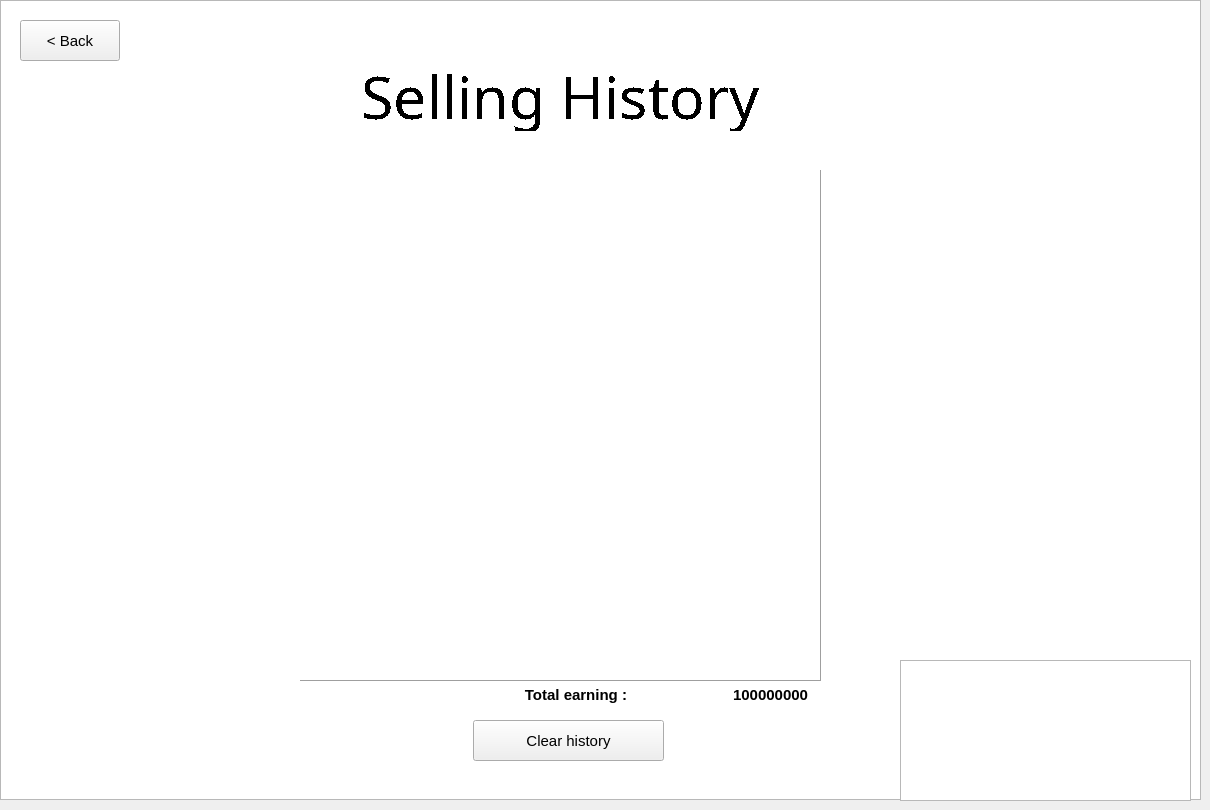
    <widget class="QWidget" name="historyPage">
     <widget class="QGraphicsView" name="graphicsView_34">
      <property name="geometry">
       <rect>
        <x>900</x>
        <y>660</y>
        <width>291</width>
        <height>141</height>
       </rect>
      </property>
      <property name="styleSheet">
       <string notr="true">border-image: url(:/new/prefix1/logo.png);</string>
      </property>
     </widget>
     <widget class="QGraphicsView" name="graphicsView_35">
      <property name="geometry">
       <rect>
        <x>0</x>
        <y>0</y>
        <width>1201</width>
        <height>800</height>
       </rect>
      </property>
      <property name="styleSheet">
       <string notr="true">border-image: url(:/new/prefix1/new.jpg);</string>
      </property>
     </widget>
     <widget class="QTableWidget" name="tableWidget">
      <property name="geometry">
       <rect>
        <x>300</x>
        <y>170</y>
        <width>521</width>
        <height>511</height>
       </rect>
      </property>
      <property name="font">
       <font>
        <pointsize>11</pointsize>
        <weight>75</weight>
        <bold>true</bold>
       </font>
      </property>
      <property name="frameShape">
       <enum>QFrame::Panel</enum>
      </property>
      <property name="frameShadow">
       <enum>QFrame::Raised</enum>
      </property>
      <property name="lineWidth">
       <number>1</number>
      </property>
      <property name="midLineWidth">
       <number>0</number>
      </property>
      <property name="editTriggers">
       <set>QAbstractItemView::NoEditTriggers</set>
      </property>
      <property name="tabKeyNavigation">
       <bool>true</bool>
      </property>
      <property name="showDropIndicator" stdset="0">
       <bool>true</bool>
      </property>
      <property name="dragDropOverwriteMode">
       <bool>true</bool>
      </property>
      <property name="alternatingRowColors">
       <bool>true</bool>
      </property>
      <property name="selectionMode">
       <enum>QAbstractItemView::NoSelection</enum>
      </property>
      <property name="iconSize">
       <size>
        <width>0</width>
        <height>0</height>
       </size>
      </property>
      <property name="textElideMode">
       <enum>Qt::ElideMiddle</enum>
      </property>
      <property name="verticalScrollMode">
       <enum>QAbstractItemView::ScrollPerPixel</enum>
      </property>
      <property name="horizontalScrollMode">
       <enum>QAbstractItemView::ScrollPerPixel</enum>
      </property>
      <property name="showGrid">
       <bool>true</bool>
      </property>
      <property name="gridStyle">
       <enum>Qt::SolidLine</enum>
      </property>
      <property name="wordWrap">
       <bool>true</bool>
      </property>
      <property name="cornerButtonEnabled">
       <bool>true</bool>
      </property>
      <attribute name="verticalHeaderShowSortIndicator" stdset="0">
       <bool>false</bool>
      </attribute>
      <attribute name="verticalHeaderStretchLastSection">
       <bool>false</bool>
      </attribute>
     </widget>
     <widget class="QPushButton" name="profileBackButton_2">
      <property name="geometry">
       <rect>
        <x>20</x>
        <y>20</y>
        <width>100</width>
        <height>41</height>
       </rect>
      </property>
      <property name="font">
       <font>
        <pointsize>11</pointsize>
        <weight>50</weight>
        <bold>false</bold>
       </font>
      </property>
      <property name="cursor">
       <cursorShape>PointingHandCursor</cursorShape>
      </property>
      <property name="text">
       <string>&lt; Back</string>
      </property>
     </widget>
     <widget class="QLabel" name="totalEarningLable">
      <property name="geometry">
       <rect>
        <x>627</x>
        <y>684</y>
        <width>181</width>
        <height>21</height>
       </rect>
      </property>
      <property name="font">
       <font>
        <pointsize>11</pointsize>
        <weight>75</weight>
        <bold>true</bold>
       </font>
      </property>
      <property name="frameShape">
       <enum>QFrame::NoFrame</enum>
      </property>
      <property name="frameShadow">
       <enum>QFrame::Plain</enum>
      </property>
      <property name="text">
       <string>100000000</string>
      </property>
      <property name="alignment">
       <set>Qt::AlignRight|Qt::AlignTrailing|Qt::AlignVCenter</set>
      </property>
     </widget>
     <widget class="QLabel" name="label_31">
      <property name="geometry">
       <rect>
        <x>446</x>
        <y>684</y>
        <width>181</width>
        <height>21</height>
       </rect>
      </property>
      <property name="font">
       <font>
        <pointsize>11</pointsize>
        <weight>75</weight>
        <bold>true</bold>
       </font>
      </property>
      <property name="frameShape">
       <enum>QFrame::NoFrame</enum>
      </property>
      <property name="frameShadow">
       <enum>QFrame::Plain</enum>
      </property>
      <property name="text">
       <string>Total earning :</string>
      </property>
      <property name="alignment">
       <set>Qt::AlignRight|Qt::AlignTrailing|Qt::AlignVCenter</set>
      </property>
     </widget>
     <widget class="QPushButton" name="clearHistory">
      <property name="geometry">
       <rect>
        <x>473</x>
        <y>720</y>
        <width>191</width>
        <height>41</height>
       </rect>
      </property>
      <property name="font">
       <font>
        <pointsize>11</pointsize>
       </font>
      </property>
      <property name="text">
       <string>Clear history</string>
      </property>
     </widget>
     <widget class="QLabel" name="label_33">
      <property name="geometry">
       <rect>
        <x>300</x>
        <y>60</y>
        <width>521</width>
        <height>71</height>
       </rect>
      </property>
      <property name="font">
       <font>
        <family>Stencil</family>
        <pointsize>44</pointsize>
        <weight>50</weight>
        <bold>false</bold>
        <strikeout>false</strikeout>
        <stylestrategy>NoAntialias</stylestrategy>
        <kerning>true</kerning>
       </font>
      </property>
      <property name="styleSheet">
       <string notr="true">color: rgb(0, 0, 0);</string>
      </property>
      <property name="text">
       <string>Selling History</string>
      </property>
      <property name="alignment">
       <set>Qt::AlignCenter</set>
      </property>
     </widget>
     <zorder>graphicsView_35</zorder>
     <zorder>graphicsView_34</zorder>
     <zorder>tableWidget</zorder>
     <zorder>profileBackButton_2</zorder>
     <zorder>totalEarningLable</zorder>
     <zorder>label_31</zorder>
     <zorder>clearHistory</zorder>
     <zorder>label_33</zorder>
    </widget>
